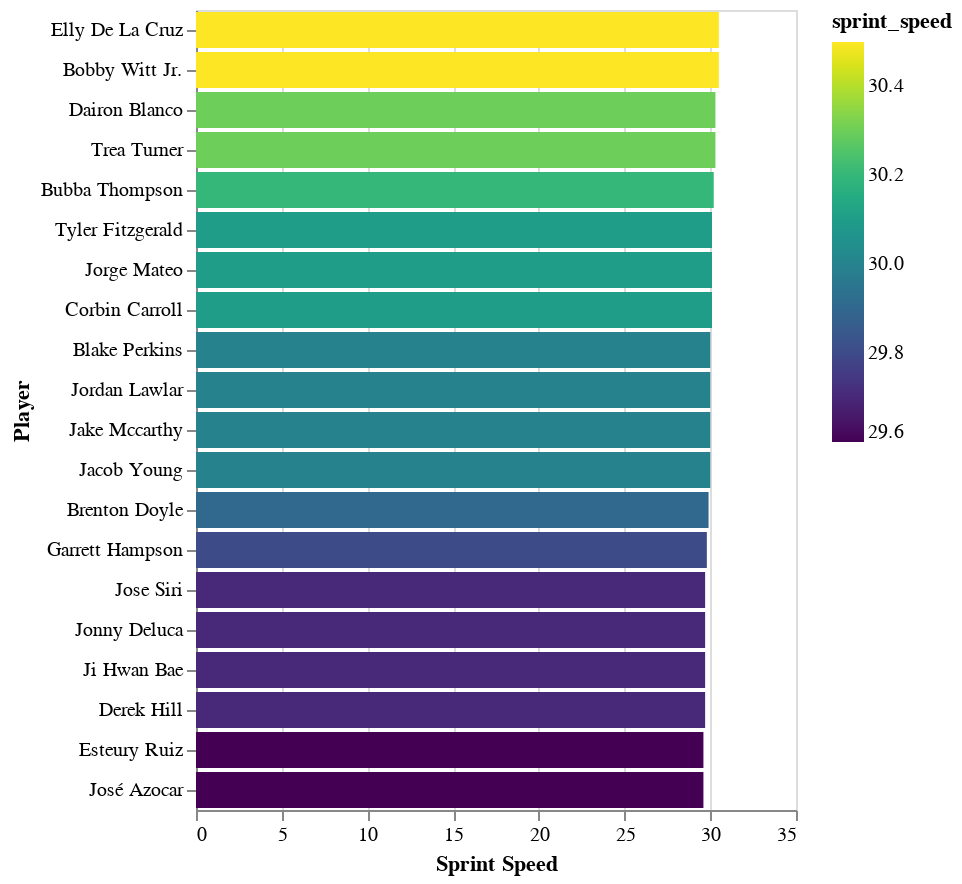

Source (notebook cell):
### Code cell
#Top Sprint Speed - ft/s 

# Sort the DataFrame by 'sprint_speed' and select the top 20 players
sorted_df = sprint_speed_df.sort_values(by='sprint_speed', ascending=False).iloc[:20]

#Altair chart with a gradient color scheme
chart = alt.Chart(sorted_df).mark_bar().encode(
    x=alt.X('sprint_speed', title="Sprint Speed"),
    y=alt.Y('Name', sort='-x', title="Player"),
    color=alt.Color('sprint_speed', scale=alt.Scale(scheme='viridis'))
)
chart

### Figure 1 — Vega-Lite specification as saved in the notebook (floating-point values rounded to 4 significant figures)
{"config": {"view": {"continuousWidth": 300, "continuousHeight": 300}}, "data": {"name": "data-1027eb90b7791ed561fa50b296a2131d"}, "mark": {"type": "bar"}, "encoding": {"color": {"field": "sprint_speed", "scale": {"scheme": "viridis"}, "type": "quantitative"}, "x": {"field": "sprint_speed", "title": "Sprint Speed", "type": "quantitative"}, "y": {"field": "Name", "sort": "-x", "title": "Player", "type": "nominal"}}, "$schema": "https://vega.github.io/schema/vega-lite/v5.16.3.json", "datasets": {"data-1027eb90b7791ed561fa50b296a2131d": [{"Name": "Elly De La Cruz", "player_id": 682829, "team_id": 113, "team": "CIN", "position": "SS", "age": 21, "competitive_runs": 162, "bolts": 84.0, "hp_to_1b": 4.13, "sprint_speed": 30.5}, {"Name": "Bobby Witt Jr.", "player_id": 677951, "team_id": 118, "team": "KC", "position": "SS", "age": 23, "competitive_runs": 262, "bolts": 149.0, "hp_to_1b": 4.12, "sprint_speed": 30.5}, {"Name": "Dairon Blanco", "player_id": 680118, "team_id": 118, "team": "KC", "position": "RF", "age": 30, "competitive_runs": 55, "bolts": 31.0, "hp_to_1b": 4.15, "sprint_speed": 30.3}, {"Name": "Trea Turner", "player_id": 607208, "team_id": 143, "team": "PHI", "position": "SS", "age": 30, "competitive_runs": 288, "bolts": 115.0, "hp_to_1b": 4.14, "sprint_speed": 30.3}, {"Name": "Bubba Thompson", "player_id": 669352, "team_id": 140, "team": "TEX", "position": "LF", "age": 25, "competitive_runs": 28, "bolts": 19.0, "hp_to_1b": 4.23, "sprint_speed": 30.2}, {"Name": "Tyler Fitzgerald", "player_id": 666149, "team_id": 137, "team": "SF", "position": "CF", "age": 25, "competitive_runs": 12, "bolts": 6.0, "hp_to_1b": null, "sprint_speed": 30.1}, {"Name": "Jorge Mateo", "player_id": 622761, "team_id": 110, "team": "BAL", "position": "SS", "age": 28, "competitive_runs": 125, "bolts": 50.0, "hp_to_1b": 4.2, "sprint_speed": 30.1}, {"Name": "Corbin Carroll", "player_id": 682998, "team_id": 109, "team": "AZ", "position": "RF", "age": 22, "competitive_runs": 298, "bolts": 133.0, "hp_to_1b": 4.08, "sprint_speed": 30.1}, {"Name": "Blake Perkins", "player_id": 663368, "team_id": 158, "team": "MIL", "position": "RF", "age": 26, "competitive_runs": 58, "bolts": 22.0, "hp_to_1b": 4.14, "sprint_speed": 30.0}, {"Name": "Jordan Lawlar", "player_id": 691783, "team_id": 109, "team": "AZ", "position": "SS", "age": 20, "competitive_runs": 13, "bolts": 9.0, "hp_to_1b": 4.2, "sprint_speed": 30.0}, {"Name": "Jake Mccarthy", "player_id": 664983, "team_id": 109, "team": "AZ", "position": "RF", "age": 25, "competitive_runs": 140, "bolts": 57.0, "hp_to_1b": 4.18, "sprint_speed": 30.0}, {"Name": "Jacob Young", "player_id": 696285, "team_id": 120, "team": "WSH", "position": "CF", "age": 23, "competitive_runs": 55, "bolts": 24.0, "hp_to_1b": 4.15, "sprint_speed": 30.0}, {"Name": "Brenton Doyle", "player_id": 686668, "team_id": 115, "team": "COL", "position": "CF", "age": 25, "competitive_runs": 149, "bolts": 57.0, "hp_to_1b": 4.23, "sprint_speed": 29.9}, {"Name": "Garrett Hampson", "player_id": 641658, "team_id": 146, "team": "MIA", "position": "SS", "age": 28, "competitive_runs": 83, "bolts": 32.0, "hp_to_1b": 4.21, "sprint_speed": 29.8}, {"Name": "Jose Siri", "player_id": 642350, "team_id": 139, "team": "TB", "position": "CF", "age": 27, "competitive_runs": 97, "bolts": 31.0, "hp_to_1b": 4.16, "sprint_speed": 29.7}, {"Name": "Jonny Deluca", "player_id": 676356, "team_id": 119, "team": "LAD", "position": "CF", "age": 24, "competitive_runs": 20, "bolts": 9.0, "hp_to_1b": 4.25, "sprint_speed": 29.7}, {"Name": "Ji Hwan Bae", "player_id": 678225, "team_id": 134, "team": "PIT", "position": "2B", "age": 23, "competitive_runs": 169, "bolts": 58.0, "hp_to_1b": 4.05, "sprint_speed": 29.7}, {"Name": "Derek Hill", "player_id": 656537, "team_id": 120, "team": "WSH", "position": "CF", "age": 27, "competitive_runs": 23, "bolts": 8.0, "hp_to_1b": 4.19, "sprint_speed": 29.7}, {"Name": "Esteury Ruiz", "player_id": 665923, "team_id": 133, "team": "OAK", "position": "CF", "age": 24, "competitive_runs": 199, "bolts": 63.0, "hp_to_1b": 4.34, "sprint_speed": 29.6}, {"Name": "José Azocar", "player_id": 640492, "team_id": 135, "team": "SD", "position": "CF", "age": 27, "competitive_runs": 38, "bolts": 12.0, "hp_to_1b": 4.33, "sprint_speed": 29.6}]}}
